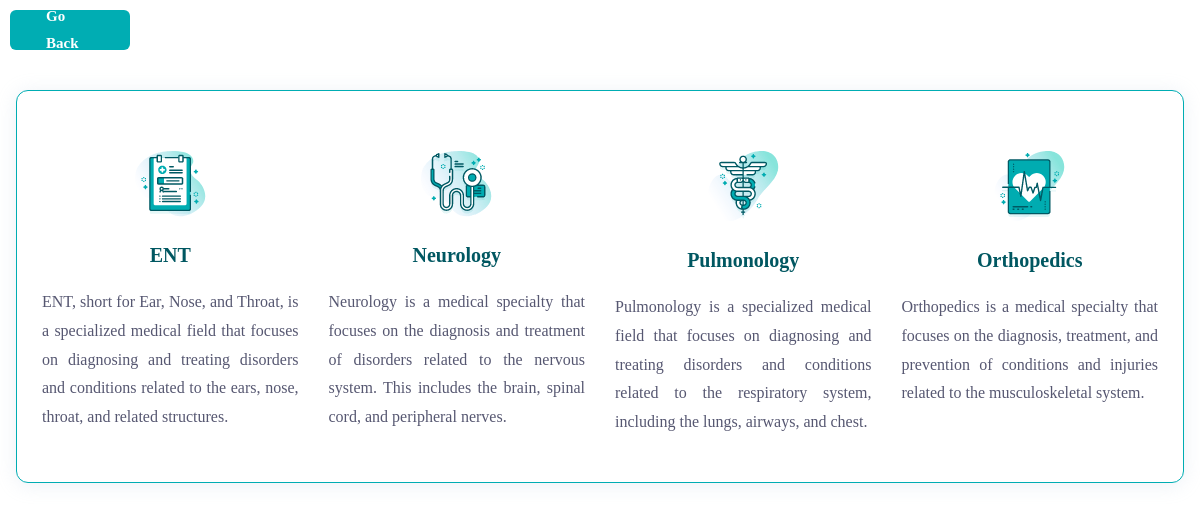
Page /php/viewMoreServices.php on the committed database.
### tables this page shows
CREATE TABLE services (
  serviceId INT PRIMARY KEY AUTO_INCREMENT,
  icon VARCHAR(255) NOT NULL,
  title VARCHAR(255) NOT NULL,
  description TEXT NOT NULL
);

### php/viewMoreServices.php (the view, shortened to what this page needs)
<link rel="stylesheet" href="../css/style.css">
<?php include 'connectToDatabase.php'; ?>
<div style="width: 10%; margin: 10px 10px;">
  <a href="../index.php" class="btn has-before title-md" style=" height: 40px;">Go Back</a>
</div>
<section class="service" style="margin-top: 100px;">
  <div class="container" id="serviceBar">
    <ul class="service-list" style=" border: solid 1px hsl(182, 100%, 35%);">
      <?php
      $query = "SELECT * FROM services";
      $result = mysqli_query($connection, $query);
      while ($row = mysqli_fetch_assoc($result)) {
        $iconSrc = $row['icon'];
        $title = $row['title'];
        $description = $row['description'];
        ?>
          <li>
            <div class="service-card">
              <div class="card-icon">
                <img src="<?php echo "../" . $iconSrc; ?>" width="71" height="71" alt="icon">
              </div>
              <h3 class="headline-sm card-title">
                <a href="#"><?php echo $title; ?></a>
              </h3>
              <p class="card-text" style="text-align: justify;">
                <?php echo $description; ?>
              </p>
            </div>
          </li>
      <?php } ?>
    </ul>
  </div>
</section>

### css/style.css (style rules this page uses)
*, *::before, *::after { margin: 0; padding: 0; box-sizing: border-box; }
li { list-style: none; }
a, img, span, time, input, button, ion-icon { display: block; }
a { color: inherit; text-decoration: none; }
img { height: auto; }
.container { padding-inline: 16px; }
.headline-md, .headline-sm { line-height: 1.3; }
.headline-md, .headline-sm { color: hsl(186, 100%, 19%); }
.headline-sm { font-size: 2rem; }
.title-md { font-size: 1.5rem; }
.has-before, .has-after { position: relative; z-index: 1; }
.has-before::before, .has-after::after { content: ""; position: absolute; }
.btn { background-color: hsl(182, 100%, 35%); color: hsl(0, 0%, 100%); font-weight: 700; padding: 12px 36px; display: flex; align-items: center; gap: 8px; border-radius: 6px; overflow: hidden; }
.btn::before { top: 0; left: -100%; width: 100%; height: 100%; background-color: hsl(0, 0%, 13%); border-radius: 6px; transition: 0.5s ease; z-index: -1; }
.service-list { padding-block: 60px 30px; padding-inline: 25px; display: grid; gap: 30px; border-radius: 12px; margin-block-start: -60px; background-color: hsl(0, 0%, 100%); box-shadow: 0px 2px 20px hsla(209, 36%, 72%, 0.2); }
.service-card { text-align: center; }
.service-card .card-icon, .btn-circle { max-width: max-content; margin-inline: auto; }
.service-card .card-icon { margin-block-end: 25px; }
.service-card .card-text { margin-block: 20px 15px; }
@media (min-width: 768px) { .container { max-width: 750px; width: 100%; margin-inline: auto; } }
@media (min-width: 768px) { .service-list { grid-template-columns: 1fr 1fr; } }
@media (min-width: 992px) { .container { max-width: 940px; } }
@media (min-width: 992px) { .service-list { grid-template-columns: repeat(4, 1fr); } }
@media (min-width: 1200px) { .container { max-width: 1200px; } }

### rows in the picture
services: icon (picture), title "ENT", description "ENT, short for Ear, Nose, and Throat, is a specialized medical field that focuses on diagnosing and treating disorders and conditions related to the ears, nose, throat, and related structures."
services: icon (picture), title "Neurology", description "Neurology is a medical specialty that focuses on the diagnosis and treatment of disorders related to the nervous system. This includes the brain, spinal cord, and peripheral nerves."
services: icon (picture), title "Pulmonology", description "Pulmonology is a specialized medical field that focuses on diagnosing and treating disorders and conditions related to the respiratory system, including the lungs, airways, and chest."
services: icon (picture), title "Orthopedics", description "Orthopedics is a medical specialty that focuses on the diagnosis, treatment, and prevention of conditions and injuries related to the musculoskeletal system."
